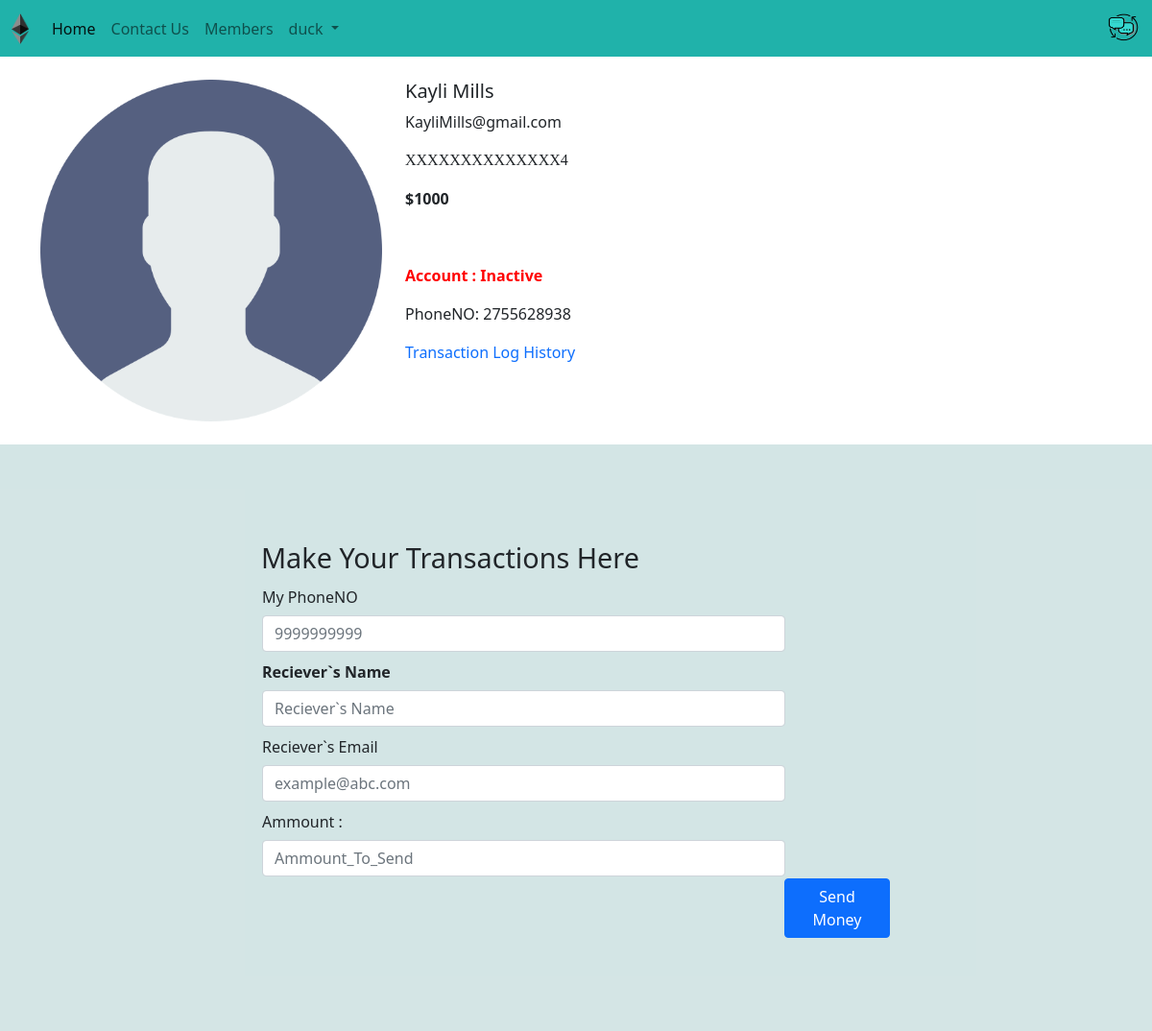
Page /customer/4 (signed in) on the committed database.
### Bank/models.py (models this page shows, shortened)
class CustomerAccount(models.Model):
    name=models.CharField(max_length=30)
    email=models.CharField(max_length=30,null=True, blank=True)
    account_active=models.BooleanField(default=True)
    image=models.ImageField(upload_to='media/', default="Image003.png")
    totalbalance=models.IntegerField(default=1000)
    phoneno=models.CharField(max_length=11,blank=True)

### Bank/views.py (the view)
# urls.py: path('customer/<int:acc>', views.Member, name='ViewMemberdetails'),
def Member(request,acc): #register function
    member= CustomerAccount.objects.get(id=acc)
    print("------------>",request.user.username)
    if (request.user.username!=(None or "")):
        if request.method=="POST":
            rname=request.POST.get("rname")
            if (rname in db_check('name')):
                remail=request.POST.get("remail")
                if (remail in db_check('email')):
                    sname=request.user.username
                    semail=request.user.username+'@gmail.com'
                    sphone=request.POST.get('sphoneno')
                    if(sphone in db_check('phoneno')):
                        sammount=request.POST.get('sammount')
                        if (member.totalbalance > int(sammount)):
                            transfer_detail=transectiondetail(recievername=rname,recieveremail=remail,sendername=sname,senderemail=semail,money_amt=int(sammount))
                            transfer_detail.save()
                            member1=CustomerAccount.objects.get(name=rname) # Reciever`s id
                            member1.totalbalance=(member1.totalbalance+int(sammount))
                            member2=CustomerAccount.objects.get(name=sname) # Sender`s id
                            member2.totalbalance=(member1.totalbalance-int(sammount))
                            try:
                                member1.save() #    <----------------,
                                member2.save() #    <----------------'............(save them in the database)
                            except:
                                print("Got an Error in Saveing particular element of the database")
                        else:
                            return(HttpResponse('not enough balance'))
                    else:
                        return(HttpResponse('Phone invalid'))
                else:
                    return(HttpResponse('Email invalid'))
            else:
                return (render(request, 'Member.html', {'memberDetail':{'name':'Invalid transaction detail','email':'Please  Check your details and Try Again'}}))
    else:
        return(HttpResponse("<b>please Login <br>To make any Transactions...</b>"))
    return (render(request, 'Member.html', {'memberDetail':member,'username':request.user.username}))

### template/Member.html (shortened to what this page needs)
{% extends 'Basic.html' %}
{% block username %}{{username}}{% endblock username %}
{% block body %}
<div class="container my-4">
    <div class="row">
    <div class="col-md-4">
    <div class="row">
        {% load static %}
        <img src="{% static './media/user.png'%}" alt="{{memberDetail.image}}"  min-width="233px" min-height="385px">
    </div>
    </div>
    <div class="col-md-8">
        <h5>{{memberDetail.name}}</h5>
        <p>{{memberDetail.email}}</p>
        <p style="font-family: -webkit-pictograph; font-weight: 100;">XXXXXXXXXXXXXX{{memberDetail.id}}</p>
        <p><b>${{memberDetail.totalbalance}} </b></p><br>
        <p>{% if memberDetail.account_active == True %}
          <div class="Account_status" style="color:Green;font-weight: bold;">Account : Active</div>
          {% else %}
          <div class="Account_status" style="color:Red;font-weight: bold;">Account : Inactive</div>
          {% endif %}
        </p>
        <p>PhoneNO: {{memberDetail.phoneno}}</p>
        <div class="transactionLog">
                <a href="/transacton_history/{{memberDetail.name}}" style="text-decoration: none;text-decoration-color: coral;">Transaction Log History</a>
        </div>
    </div>
    </div>
</div>
<div class="transaction-form">
<form method="POST" style="padding:17rem; padding-block:6rem; background-color: #5f9ea045;">
    <span     style="font-size: 1.8em; font-weight: 500; position: relative; align-content: center;padding-right: 5em;">
        Make Your Transactions Here
    </span>
    <table>
    <tr>
        <td>
            <label for="inputEmail3" class="col-sm-4 col-form-label">My PhoneNO</label>
            <div class="col-sm-10">
            <input type="text" class="form-control" id="sphoneno" name="sphoneno" placeholder="9999999999">
        </div>
        </td>
    </tr>
    <tr>
        <th>
            <label for="inputEmail3" class="col-sm-4 col-form-label">Reciever`s Name</label>
            <div class="col-sm-10">
            <input type="text" class="form-control" id="rname" name="rname" placeholder="Reciever`s Name">
        </div>
        </th>
    </tr>
    <tr>
        <td>
            <label for="inputEmail3" class="col-sm-4 col-form-label">Reciever`s Email</label>
            <div class="col-sm-10">
            <input type="email" class="form-control" id="remail" name="remail" placeholder="example@abc.com">
        </div>
        </td>
    </tr>
    <tr>
        <td>
            <label for="inputEmail3" class="col-sm-4 col-form-label">Ammount : </label>
            <div class="col-sm-10">
            <input type="number" class="form-control" id="sammount" name="sammount" placeholder="Ammount_To_Send">
            </div>
        </td>
    </tr>
    <tr>
        <td>
            <button type="submit" class="btn btn-primary" style="margin-left:34rem" value="OK"> Send Money </button>
        </td>
    </tr>
  </table>
</form>
</div>
{% endblock body %}

### rows in the picture
CustomerAccount: name "Kayli Mills", email "KayliMills@gmail.com", id "4", totalbalance "1000", phoneno "2755628938"

### other values in the picture
{{ username }} "duck"
